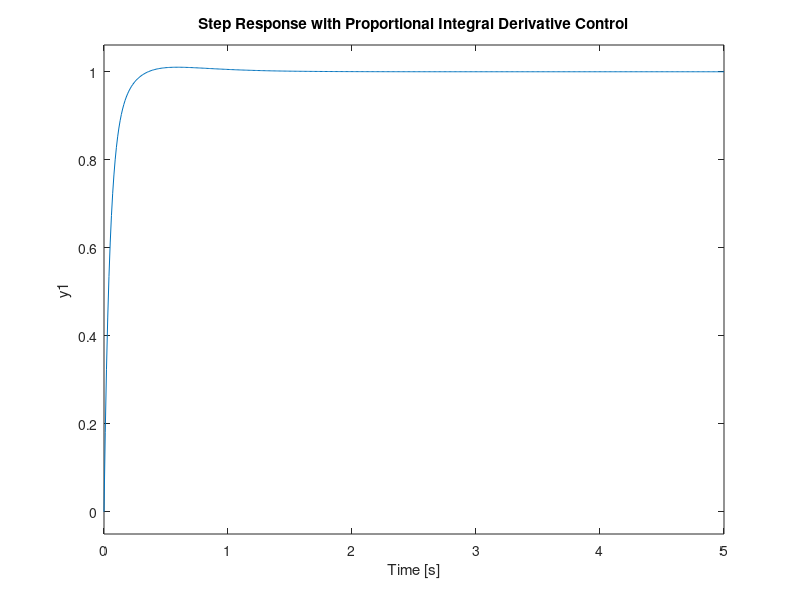

This chart was generated by the following MATLAB code: (Note: this script raises an error after producing the figure.)
%E17297
J = 0.01;
b = 0.1;
K = 0.01;
R = 1;
L = 0.5;
s = tf('s');
P_motor = K/((J*s+b)*(L*s+R)+K^2);
Kp = 100;
Ki = 200;
Kd = 10;
C = pid(Kp,Ki,Kd);
sys_cl = feedback(C*P_motor,1);
t = 0:0.01:5;
step(sys_cl,t)
grid
title('Step Response with Proportional Integral Derivative Control')
stepinfo(sys_cl)